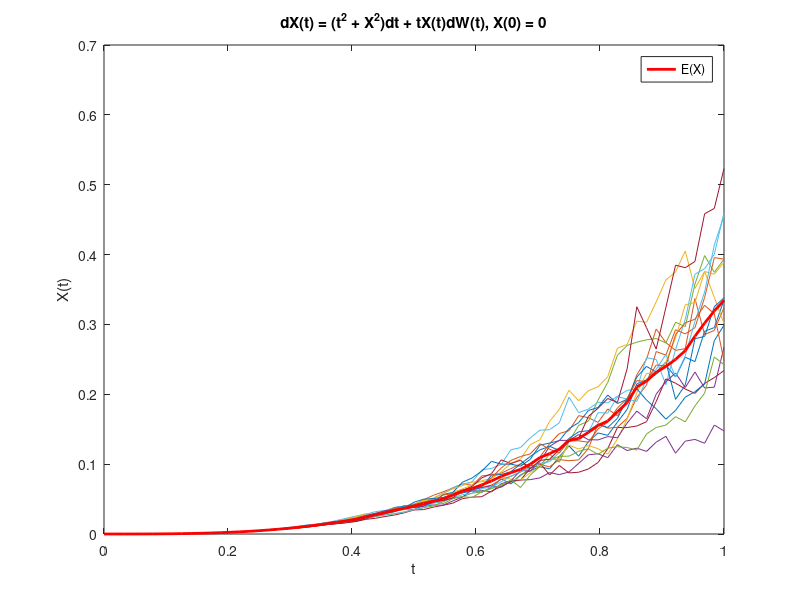

Write MATLAB code to recreate this figure.
clc;
clear;
Mc=2^4; %monte carlo samples
T = 1;
N = 2^6;
dt = T/N;

Sw = zeros(1,N+1);
f = @(t,x) t^2 + x^2; % f = inline('t^2 + x^2');
sig = @(t,x) t*x; % sig = inline ('t*x');


t=[0:dt:T];
X = zeros(1,N+1);
X(1)=0;

for k = 1:Mc
for n = 1:N
    %dW = sqrt(dt)*randn;
    X(n+1) = X(n) + dt*f(t(n),X(n)) + sig(t(n),X(n))*sqrt(dt)*randn;
    
    Sw(n+1) = Sw(n+1) + X(n+1);
    
end


plot(t,X);
hold on

%plot(t,X);
%S = Sw/Mc;

end
S = Sw./Mc;
S(1) = X(1);
plot(t, S, 'LineWidth', 2, 'color', 'r');
% Create a legend entry only for the line with width 2
legend('Monte Carlo Paths');
lineHandle = findobj('Type', 'line', 'LineWidth', 2);
legend(lineHandle, 'E(X)');
hold off
xlabel('t')
ylabel('X(t)')
title("dX(t) = (t^2 + X^2)dt + tX(t)dW(t), X(0) = 0")



